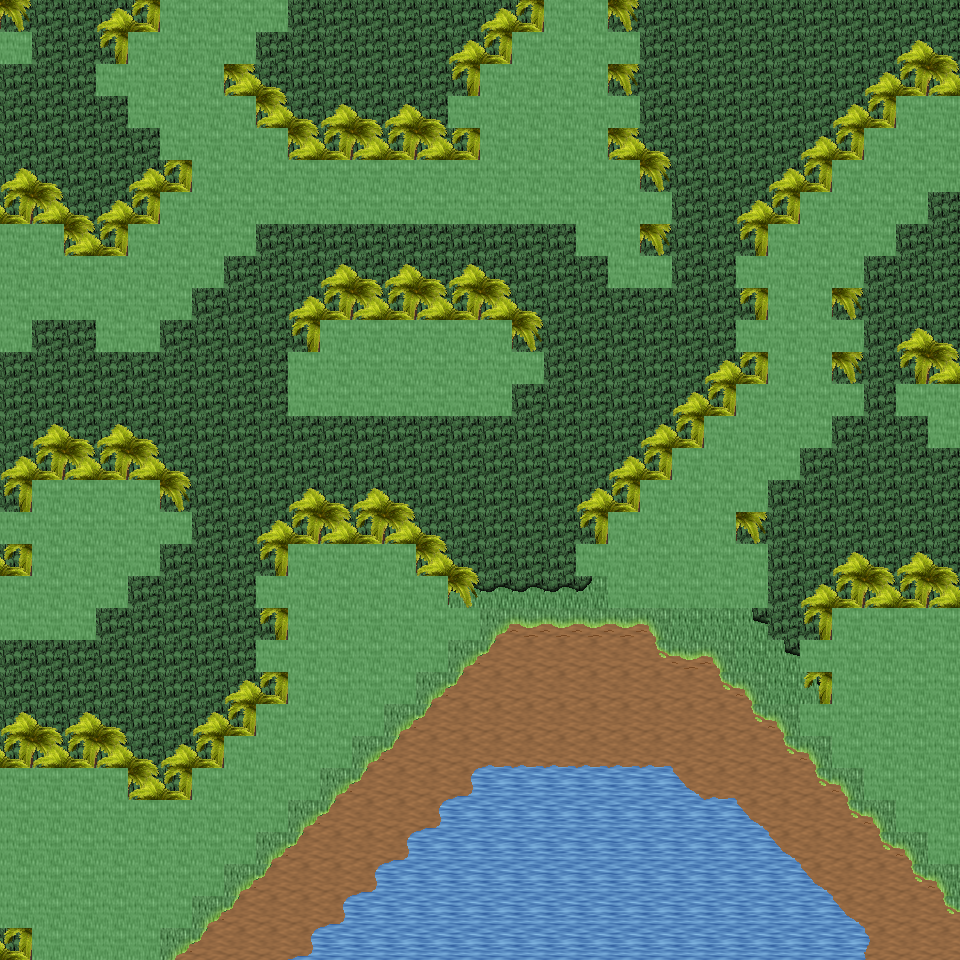

This is a level from a 2D game, rendered from its Tiled map with the project's own tilesets. A one-line summary and the map file follow, with tile-layer data summarised:
An orthogonal 30x30 tile map with 32x32 px tiles, 6 tile layers (Ground, Object, Object2, Above, ...), 24 tilesets and 15 objects (15x mapExit).

<map version="1.0" orientation="orthogonal" renderorder="right-down" width="30" height="30" tilewidth="32" tileheight="32" nextobjectid="16">
  <tileset firstgid="1" name="tileset_ground_ground" tilewidth="32" tileheight="32" tilecount="33" columns="3">
    <image source="../drawable/tileset_ground_ground.png" width="96" height="352" />
  </tileset>
  <tileset firstgid="34" name="tileset_ground_water_pool" tilewidth="32" tileheight="32" tilecount="72" columns="3">
    <image source="../drawable/tileset_ground_water_pool.png" width="96" height="768" />
  </tileset>
  <tileset firstgid="106" name="tileset_ground_water_pool_corners" tilewidth="32" tileheight="32" tilecount="72" columns="3">
    <image source="../drawable/tileset_ground_water_pool_corners.png" width="96" height="768" />
  </tileset>
  <tileset firstgid="178" name="tileset_ground_grass_edges" tilewidth="32" tileheight="32" tilecount="36" columns="12">
    <image source="../drawable/tileset_ground_grass_edges.png" width="384" height="96" />
  </tileset>
  <tileset firstgid="214" name="tileset_ground_grass_corners" tilewidth="32" tileheight="32" tilecount="24" columns="6">
    <image source="../drawable/tileset_ground_grass_corners.png" width="192" height="128" />
  </tileset>
  <tileset firstgid="238" name="tileset_plant_tree_palm_tree" tilewidth="32" tileheight="32" tilecount="6" columns="2">
    <image source="../drawable/tileset_plant_tree_palm_tree.png" width="64" height="96" />
  </tileset>
  <tileset firstgid="244" name="tileset_logic_creature_animal" tilewidth="32" tileheight="32" tilecount="32" columns="8">
    <image source="../drawable/tileset_logic_creature_animal.png" width="256" height="128" />
  </tileset>
  <tileset firstgid="276" name="tileset_logic_collision" tilewidth="32" tileheight="32" tilecount="1" columns="1">
    <image source="../drawable/tileset_logic_collision.png" width="32" height="32" />
  </tileset>
  <tileset firstgid="277" name="tileset_item_corpse_huge_animal" tilewidth="32" tileheight="32" tilecount="16" columns="2">
    <image source="../drawable/tileset_item_corpse_huge_animal.png" width="64" height="256" />
  </tileset>
  <tileset firstgid="293" name="tileset_object_tent" tilewidth="32" tileheight="32" tilecount="9" columns="3">
    <image source="../drawable/tileset_object_tent.png" width="96" height="96" />
  </tileset>
  <tileset firstgid="302" name="tileset_logic_creature_amazon" tilewidth="32" tileheight="32" tilecount="16" columns="8">
    <image source="../drawable/tileset_logic_creature_amazon.png" width="256" height="64" />
  </tileset>
  <tileset firstgid="318" name="tileset_furniture_light_iron_lamp" tilewidth="32" tileheight="32" tilecount="3" columns="1">
    <image source="../drawable/tileset_furniture_light_iron_lamp.png" width="32" height="96" />
  </tileset>
  <tileset firstgid="321" name="tileset_furniture_light_flames" tilewidth="32" tileheight="32" tilecount="6" columns="6">
    <image source="../drawable/tileset_furniture_light_flames.png" width="192" height="32" />
  </tileset>
  <tileset firstgid="327" name="tileset_ground_rock_large_boulder" tilewidth="32" tileheight="32" tilecount="9" columns="3">
    <image source="../drawable/tileset_ground_rock_large_boulder.png" width="96" height="96" />
  </tileset>
  <tileset firstgid="336" name="tileset_ground_rock_rocks_2" tilewidth="32" tileheight="32" tilecount="4" columns="2">
    <image source="../drawable/tileset_ground_rock_rocks_2.png" width="64" height="64" />
  </tileset>
  <tileset firstgid="340" name="tileset_logic_creature_elemental" tilewidth="32" tileheight="32" tilecount="16" columns="8">
    <image source="../drawable/tileset_logic_creature_elemental.png" width="256" height="64" />
  </tileset>
  <tileset firstgid="356" name="tileset_logic_item_fruits" tilewidth="32" tileheight="32" tilecount="16" columns="8">
    <image source="../drawable/tileset_logic_item_fruits.png" width="256" height="64" />
  </tileset>
  <tileset firstgid="372" name="tileset_plant_pineapple_plant" tilewidth="32" tileheight="32" tilecount="6" columns="2">
    <image source="../drawable/tileset_plant_pineapple_plant.png" width="64" height="96" />
  </tileset>
  <tileset firstgid="378" name="tileset_item_statue_flowered_arch" tilewidth="32" tileheight="32" tilecount="24" columns="6">
    <image source="../drawable/tileset_item_statue_flowered_arch.png" width="192" height="128" />
  </tileset>
  <tileset firstgid="402" name="tileset_ground_grass_2" tilewidth="32" tileheight="32" tilecount="21" columns="3">
    <image source="../drawable/tileset_ground_grass_2.png" width="96" height="224" />
  </tileset>
  <tileset firstgid="423" name="tileset_light_dim_yellow_light_7x5" tilewidth="32" tileheight="32" tilecount="35" columns="7">
    <image source="../drawable/tileset_light_dim_yellow_light_7x5.png" width="224" height="160" />
  </tileset>
  <tileset firstgid="458" name="tileset_light_yellow_light_5x5" tilewidth="32" tileheight="32" tilecount="25" columns="5">
    <image source="../drawable/tileset_light_yellow_light_5x5.png" width="160" height="160" />
  </tileset>
  <tileset firstgid="483" name="tileset_logic_creature_spider" tilewidth="32" tileheight="32" tilecount="3" columns="3">
    <image source="../drawable/tileset_logic_creature_spider.png" width="96" height="32" />
  </tileset>
  <tileset firstgid="486" name="tileset_logic_creature_reptile" tilewidth="32" tileheight="32" tilecount="7" columns="7">
    <image source="../drawable/tileset_logic_creature_reptile.png" width="224" height="32" />
  </tileset>
  <layer name="Ground" width="30" height="30">
    <data>[900 cells, 900 non-empty, 4 distinct tile ids]</data>
  </layer>
  <layer name="Object" width="30" height="30">
    <data>[900 cells, 376 non-empty, 15 distinct tile ids]</data>
  </layer>
  <layer name="Object2" width="30" height="30">
    <data>[900 cells, 219 non-empty, 2 distinct tile ids]</data>
  </layer>
  <layer name="Above" width="30" height="30">
    <data>[900 cells, 319 non-empty, 4 distinct tile ids]</data>
  </layer>
  <layer name="Above2" width="30" height="30">
    <data>[900 cells, 60 non-empty, 2 distinct tile ids]</data>
  </layer>
  <layer name="Walkable" width="30" height="30">
    <data>[900 cells, 306 non-empty, 1 distinct tile ids]</data>
  </layer>
  <objectgroup name="MapEvents">
    <object id="1" name="north" type="mapExit" x="0" y="0" width="160" height="32">
      <properties>
        <property name="map" value="level_0_x274_y26" />
        <property name="x" value="0" />
        <property name="y" value="28" />
      </properties>
    </object>
    <object id="2" name="north2" type="mapExit" x="288" y="0" width="256" height="32">
      <properties>
        <property name="map" value="level_0_x274_y26" />
        <property name="x" value="9" />
        <property name="y" value="28" />
      </properties>
    </object>
    <object id="3" name="north3" type="mapExit" x="608" y="0" width="352" height="32">
      <properties>
        <property name="map" value="level_0_x274_y26" />
        <property name="x" value="19" />
        <property name="y" value="28" />
      </properties>
    </object>
    <object id="4" name="south" type="mapExit" x="0" y="928" width="32" height="32">
      <properties>
        <property name="map" value="level_0_x274_y28" />
        <property name="x" value="0" />
        <property name="y" value="1" />
      </properties>
    </object>
    <object id="5" name="south2" type="mapExit" x="160" y="928" width="800" height="32">
      <properties>
        <property name="map" value="level_0_x274_y28" />
        <property name="x" value="5" />
        <property name="y" value="1" />
      </properties>
    </object>
    </objectgroup>
</map>
<!-- 10 of 15 objects omitted -->
